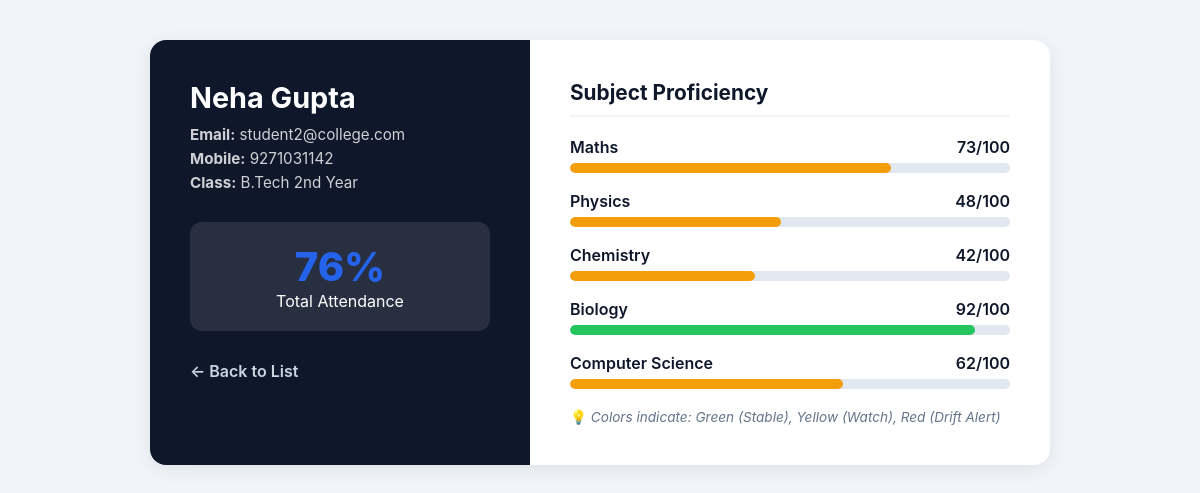
Page /faculty/student/2 (signed in) on the committed database.
### tables this page shows
CREATE TABLE students (
    id INTEGER PRIMARY KEY AUTOINCREMENT,
    name TEXT,
    email TEXT UNIQUE,
    father TEXT,
    mother TEXT,
    mobile TEXT,
    class TEXT,
    attendance INTEGER,
    exams_attempted INTEGER,
    extracurricular TEXT
);

CREATE TABLE marks (
    student_id INTEGER,
    subject TEXT,
    score INTEGER
);

### app.py (the view)
@app.route("/faculty/student/<int:student_id>")
def faculty_student_profile(student_id):
    if session.get("role") != "faculty":
        return redirect("/login")
    con = db()
    cur = con.cursor()
    cur.execute("SELECT * FROM students WHERE id=?", (student_id,))
    row = cur.fetchone()
    if not row:
        con.close()
        return "❌ Student not found"
    student = {
        "id": row[0],
        "name": row[1],
        "email": row[2],
        "mobile": row[5],
        "class": row[6],
        "attendance": row[7]
    }
    cur.execute(
        "SELECT subject, score FROM marks WHERE student_id=?",
        (student_id,)
    )
    marks = dict(cur.fetchall())
    con.close()
    return render_template(
        "faculty_student_view.html",
        student=student,
        marks=marks
    )

### app.py (called while the page is built)
def db():
    return sqlite3.connect("database.db")

### templates/faculty_student_view.html (shortened to what this page needs)
<!DOCTYPE html>
<html lang="en">
<head>
</head>
<body>
<div class="profile-container">
    <div class="identity-sidebar">
        <h2>{{ student.name }}</h2>
        <p><b>Email:</b> {{ student.email }}</p>
        <p><b>Mobile:</b> {{ student.mobile }}</p>
        <p><b>Class:</b> {{ student.class }}</p>
        <div class="attendance-stat">
            <span class="attendance-val">{{ student.attendance }}%</span>
            <span>Total Attendance</span>
        </div>
        <a href="/faculty_dashboard" class="btn-back" style="color: #cbd5e1;">← Back to List</a>
    </div>
    <div class="academic-content">
        <h3>Subject Proficiency</h3>
        <ul class="subject-grid">
            {% for s, m in marks.items() %}
            <li class="subject-item">
                <div class="subject-header">
                    <span>{{ s }}</span>
                    <span>{{ m }}/100</span>
                </div>
                <div class="progress-track">
                    <div class="progress-fill"
                         style="width: {{ m }}%;
                                background-color: {% if m >= 75 %}var(--success){% elif m >= 40 %}var(--warning){% else %}var(--danger){% endif %};">
                    </div>
                </div>
            </li>
            {% endfor %}
        </ul>
        <div style="margin-top: 20px; font-size: 0.85rem; color: #64748b;">
            💡 <i>Colors indicate: Green (Stable), Yellow (Watch), Red (Drift Alert)</i>
        </div>
    </div>
</div>
</body>
</html>

### templates/faculty_student_view.html (style rules this page uses)
:root { --primary-dark: #0f172a; --accent-blue: #2563eb; --success: #22c55e; --warning: #f59e0b; --danger: #ef4444; --card-bg: #ffffff; --body-bg: #f1f5f9; }
body { font-family: 'Inter', system-ui, sans-serif; background-color: var(--body-bg); color: var(--primary-dark); margin: 0; padding: 40px 20px; }
.profile-container { max-width: 900px; margin: 0 auto; background: var(--card-bg); border-radius: 16px; box-shadow: 0 4px 20px rgba(0,0,0,0.08); overflow: hidden; display: flex; flex-wrap: wrap; }
.identity-sidebar { flex: 1; min-width: 300px; background-color: var(--primary-dark); color: white; padding: 40px; }
.identity-sidebar h2 { margin: 0 0 10px 0; font-size: 1.8rem; color: #fff; }
.identity-sidebar p { opacity: 0.8; margin: 5px 0; font-size: 0.95rem; }
.attendance-stat { margin-top: 30px; padding: 20px; background: rgba(255,255,255,0.1); border-radius: 12px; text-align: center; }
.attendance-val { font-size: 2.5rem; font-weight: 800; display: block; color: var(--accent-blue); }
.academic-content { flex: 2; min-width: 350px; padding: 40px; }
h3 { margin-top: 0; font-size: 1.3rem; border-bottom: 2px solid #f1f5f9; padding-bottom: 10px; margin-bottom: 20px; }
.subject-grid { list-style: none; padding: 0; }
.subject-item { margin-bottom: 18px; }
.subject-header { display: flex; justify-content: space-between; margin-bottom: 6px; font-weight: 600; }
.progress-track { height: 10px; background: #e2e8f0; border-radius: 10px; overflow: hidden; }
.progress-fill { height: 100%; border-radius: 10px; transition: width 0.5s ease-in-out; }
.btn-back { display: inline-block; margin-top: 30px; color: var(--accent-blue); text-decoration: none; font-weight: 600; }

### rows in the picture
students: name "Neha Gupta", email "student2@college.com", mobile "9271031142", class "B.Tech 2nd Year", attendance "76"
marks: subject "Maths", score "73"
marks: subject "Physics", score "48"
marks: subject "Chemistry", score "42"
marks: subject "Biology", score "92"
marks: subject "Computer Science", score "62"
